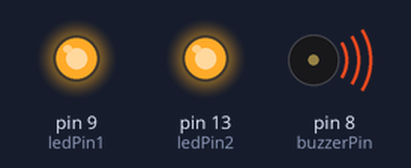
Simulated run of this sketch. Board: Arduino Uno, built with avr-gcc and run on an emulated ATmega328P. Shown: output pins drawn as LEDs (lit = HIGH), buzzer (waves = sounding).

Above: at 0.4 s.
At 3.8 s:
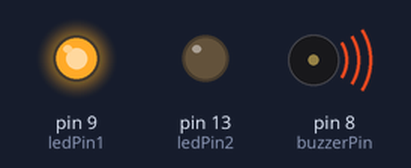
At 17.8 s:
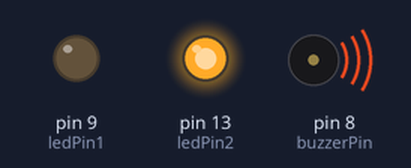
At 28.0 s:
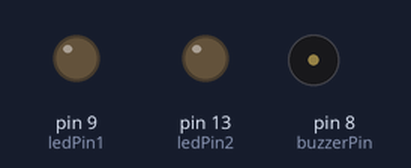
At 28.88 s:
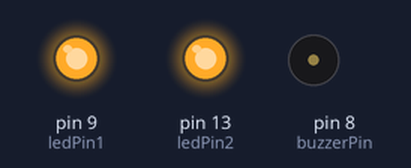
Timing chart, 0 to 40.0 s (numbered marks = the images above):
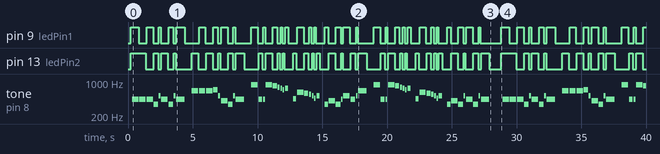

The sketch:

LightSaber_with_tone_and_leds.ino
```cpp
// The Notes, about Imperial March
const int c = 261;
const int d = 294;
const int e = 329;
const int f = 349;
const int g = 391;
const int gS = 415;
const int a = 440;
const int aS = 455;
const int b = 466;
const int cH = 523;
const int cSH = 554;
const int dH = 587;
const int dSH = 622;
const int eH = 659;
const int fH = 698;
const int fSH = 740;
const int gH = 784;
const int gSH = 830;
const int aH = 880;

const int buzzerPin = 8; // Digital Pin 8
const int ledPin1 = 9;  // Digital Pin 9
const int ledPin2 = 13;  // Digital Pin 13 Built In Led can Change it if you want

int counter = 0;


// the setup function runs once when you press reset or power the board
void setup() {
    //Setup pin modes
  pinMode(buzzerPin, OUTPUT); // Digital Pin 8
  pinMode(ledPin1, OUTPUT); // Digital Pin 9
  pinMode(ledPin2, OUTPUT);  // Digital Pin 13
}

// the loop function runs over and over again forever
void loop() {
  digitalWrite(ledPin1, LOW);   // turn the LED off by making the voltage LOW
  digitalWrite(ledPin2, LOW);   // turn the LED off by making the voltage LOW
  delay(222);              // wait
  digitalWrite(ledPin1, HIGH);    // turn the LED on (HIGH is the voltage level)
  digitalWrite(ledPin2, HIGH);    // turn the LED on (HIGH is the voltage level)
  delay(111);              // wait


  //Play first section
  firstSection();

  //Play second section
  secondSection();

  //Variant 1
  beep(f, 250);
  beep(gS, 500);
  beep(f, 350);
  beep(a, 125);
  beep(cH, 500);
  beep(a, 375);
  beep(cH, 125);
  beep(eH, 650);

  delay(500);

  //Repeat second section
  secondSection();

  //Variant 2
  beep(f, 250);
  beep(gS, 500);
  beep(f, 375);
  beep(cH, 125);
  beep(a, 500);
  beep(f, 375);
  beep(cH, 125);
  beep(a, 650);

  delay(650);
}


void beep(int note, int duration)
{
  //Play tone on buzzerPin
  tone(buzzerPin, note, duration);

  //Play different LED depending on value of 'counter'
  if(counter % 2 == 0)
  {
    digitalWrite(ledPin1, HIGH);
    delay(duration);
    digitalWrite(ledPin1, LOW);
  }else
  {
    digitalWrite(ledPin2, HIGH);
    delay(duration);
    digitalWrite(ledPin2, LOW);
  }

  //Stop tone on buzzerPin
  noTone(buzzerPin);

  delay(50);

  //Increment counter
  counter++;
}


void firstSection()
{
  beep(a, 500);
  beep(a, 500);
  beep(a, 500);
  beep(f, 350);
  beep(cH, 150);
  beep(a, 500);
  beep(f, 350);
  beep(cH, 150);
  beep(a, 650);

  delay(500);

  beep(eH, 500);
  beep(eH, 500);
  beep(eH, 500);
  beep(fH, 350);
  beep(cH, 150);
  beep(gS, 500);
  beep(f, 350);
  beep(cH, 150);
  beep(a, 650);

  delay(500);
}

void secondSection()
{
  beep(aH, 500);
  beep(a, 300);
  beep(a, 150);
  beep(aH, 500);
  beep(gSH, 325);
  beep(gH, 175);
  beep(fSH, 125);
  beep(fH, 125);
  beep(fSH, 250);

  delay(325);

  beep(aS, 250);
  beep(dSH, 500);
  beep(dH, 325);
  beep(cSH, 175);
  beep(cH, 125);
  beep(b, 125);
  beep(cH, 250);

  delay(350);
}
```

Measured:
- by itself, pin 9 (ledPin1): LOW → HIGH at 0.22 s, → LOW 0.61 s later, → HIGH 0.60 s later, → LOW 0.50 s later, … (89 changes in this stretch)
- by itself, pin 13 (ledPin2): LOW → HIGH at 0.22 s, → LOW 1.2 s later, → HIGH 0.60 s later, → LOW 0.35 s later, … (88 changes in this stretch)
- by itself, tone on pin 8 (buzzerPin): plays 440 Hz for 0.50 s, 440 Hz for 0.50 s, 440 Hz for 0.50 s, 349 Hz for 0.35 s, 523 Hz for 0.15 s, 440 Hz for 0.50 s … (89 notes in this stretch)
